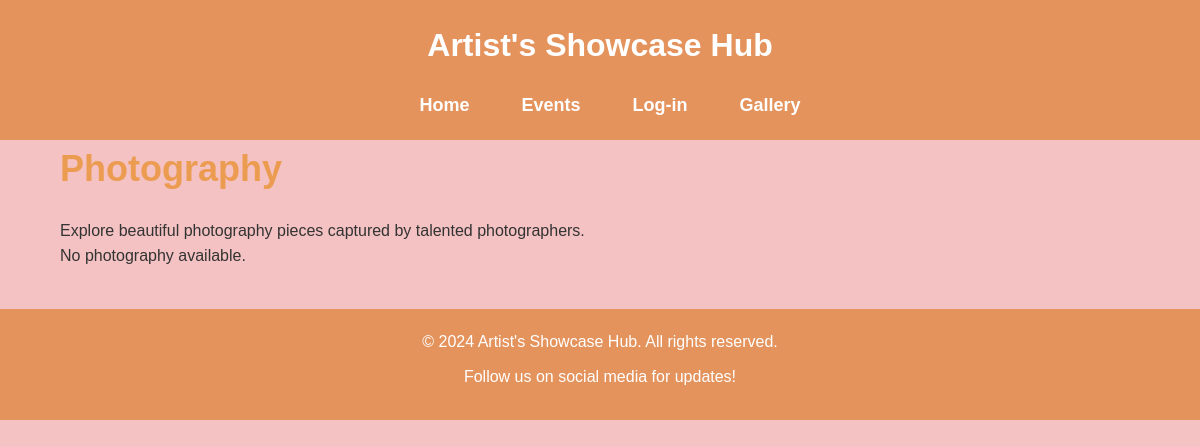
The app's page /photographys/, older data.
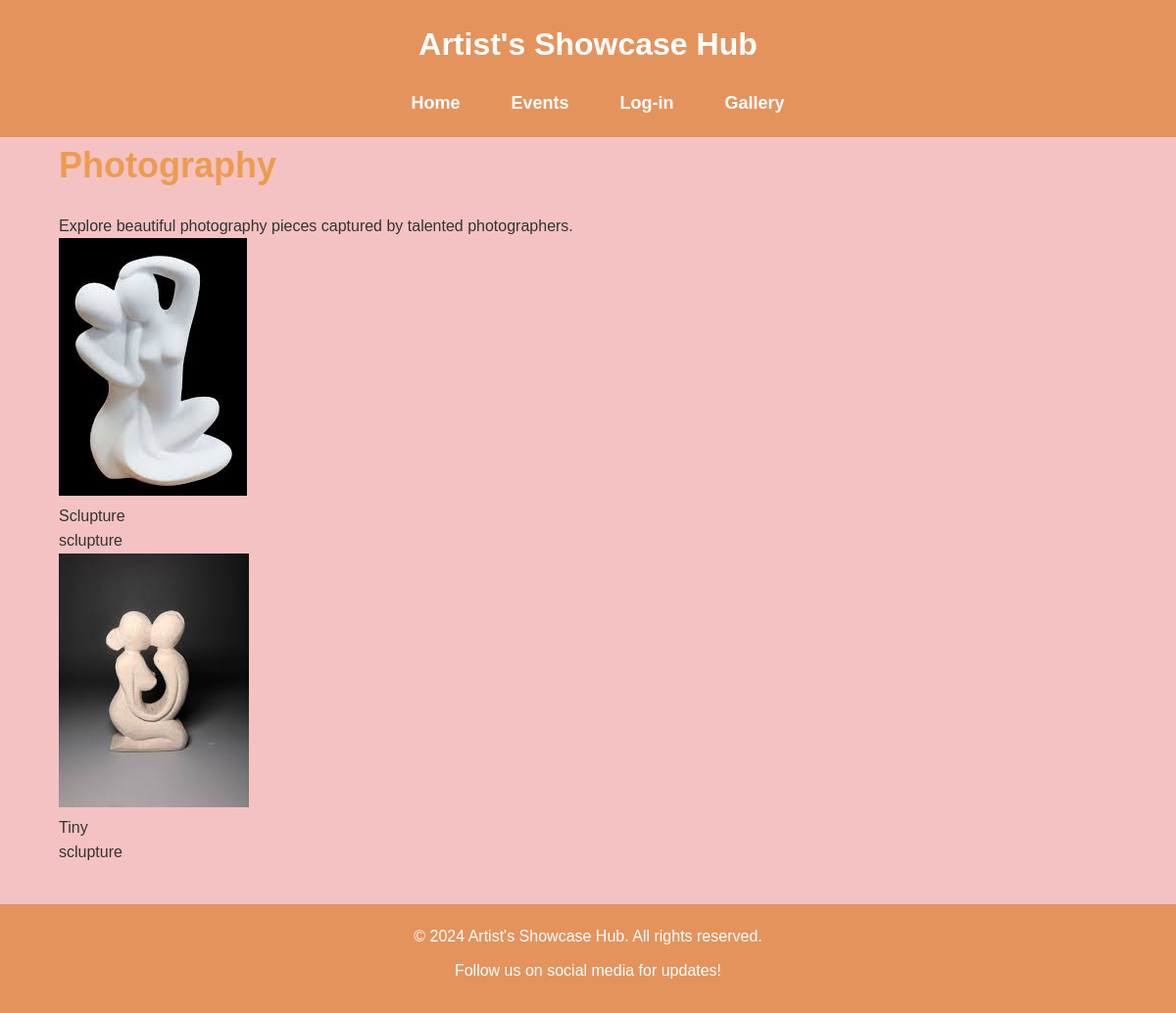
The same page, newer data.
### hub/models.py (models this page shows, shortened)
class HandCraft(models.Model):
    title = models.CharField(max_length=200)
    image = models.ImageField(upload_to='handcrafts/')  # Image storage path
    description = models.TextField()

### hub/views.py (the view)
# urls.py: path('photographys/', views.photography_view, name= 'photography'),
def photography_view(request):
    photos = HandCraft.objects.all()  # Fetch all events from the correct model
    context = {
        'photos': photos
    }
    return render(request, 'photography.html', context)

### template/photography.html (shortened to what this page needs)
<!DOCTYPE html>
<html lang="en">
<head>
    {% load static %}
    <link rel="stylesheet" href="{% static 'gallery.css' %}">
</head>
<body>
    <header class="site-header">
        <div class="container">
            <h1 class="site-title">Artist's Showcase Hub</h1>
            <nav class="main-nav">
                <ul>
                    <li><a href="{% url 'Home' %}">Home</a></li>
                    <li><a href="{% url 'event' %}">Events</a></li>
                    <li><a href="{% url 'Log_in' %}">Log-in</a></li>
                    <li><a href="{% url 'Gallery' %}">Gallery</a></li>
                </ul>
            </nav>
        </div>
    </header>
    <main class="content">
        <div class="container">
            <h2>Photography</h2>
            <p>Explore beautiful photography pieces captured by talented photographers.</p>
            <div class="image-gallery">
                {% for photo in photos %}
                <div class="image-item">
                    <img src="{{ photo.image.url }}" alt="{{ photo.title }}">
                    <p>{{ photo.title }}</p>
                    <p>{{ photo.description }}</p>
                </div>
                {% empty %}
                <p>No photography available.</p>
                {% endfor %}
            </div>
        </div>
    </main>
    <footer class="site-footer">
        <div class="container">
            <p>&copy; 2024 Artist's Showcase Hub. All rights reserved.</p>
            <p>Follow us on social media for updates!</p>
        </div>
    </footer>
</body>
</html>

Row changes from the older to the newer data that the page shows:
added HandCraft: image (picture), title "Sclupture", description "sclupture"
added HandCraft: image (picture), title "Tiny", description "sclupture"
Text that changed along with them:
text no longer shown: "No photography available."
